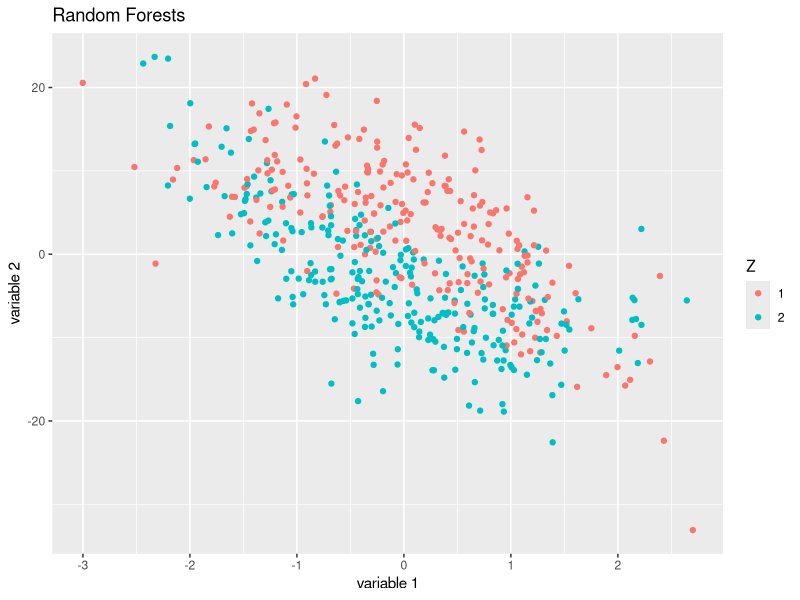
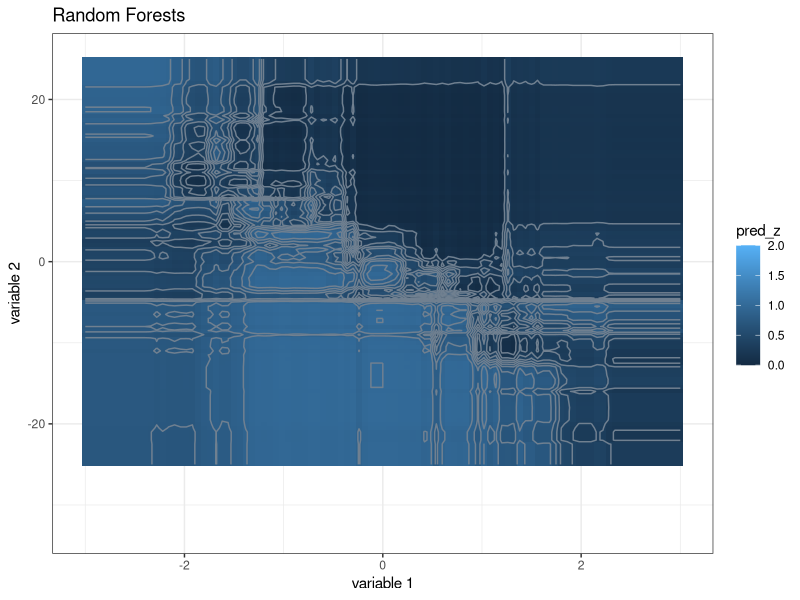
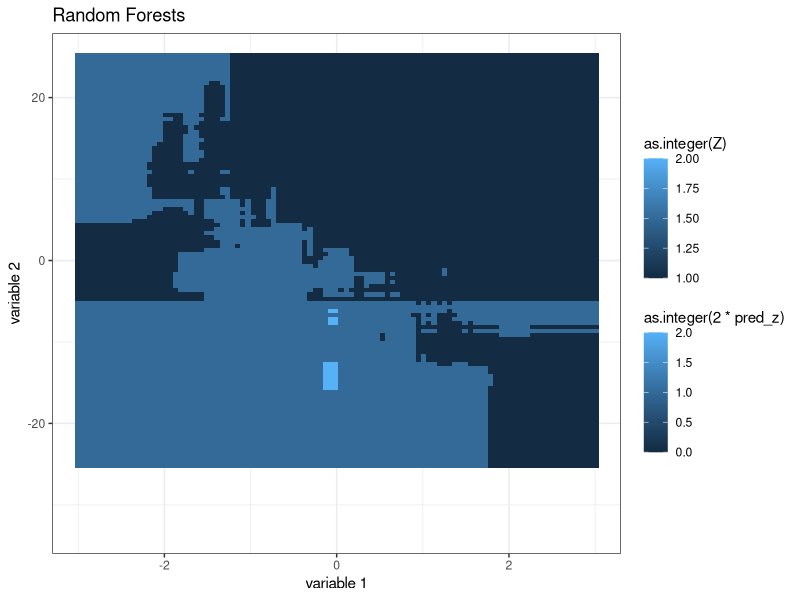

These figures' R source, in order: (Note: this script raises an error after producing the figures.)
###################################################
# Blog postings
# Charpentier, A. (2015, July 21). Choosing a classifier.
# Retrieved July 31, 2015
# from Freakonometrics: http://freakonometrics.hypotheses.org/20002
###################################################
library(ggplot2)
# Make dataset
n <- 500
set.seed(10)
X <- rnorm(n)
ma <- 10 - (X + 1.5) ^ 2*2
mb <- -10 + (X - 1.5) ^ 2*2
M <- cbind(ma,mb)
set.seed(10)
Z <- sample(1:2,size = n,replace = TRUE)
Y <- ma*(Z == 1) + mb*(Z == 2) + rnorm(n)*5
df <- data.frame(Z = as.factor(Z),X,Y)

df1 = training = df[1:300,]
df2 = testing  = df[301:500,]
#
# library(rpart) # code for Rpart
# fit <- rpart(Z ~ X + Y, data = df1)
# pred <- function(x,y) predict(fit,newdata = data.frame(X = x,Y = y))[,1]
# 
# fit = glm(Z ~ X + Y,data = df1, family = binomial)
# pred = function(x,y) {
#   predict(fit,newdata = data.frame(X = x,Y = y), type = "response")
# }
# library(MASS)
# fit = qda(Z ~ X+Y,data = df1, family = binomial)
# pred = function(x,y) {
#   predict(fit, newdata = data.frame(X = x,Y = y))$posterior[,2]
# }
#
# library(mgcv)
# fit = gam(Z ~ s(X,Y),data = df1,family = binomial)
# pred = function(x,y) {
#   predict(fit, newdata = data.frame(X = x, Y = y), type = "response")
# }
#
# library(caret)
# fit = knn3(Z ~ X + Y,data = df1, k = 9)
# pred = function(x,y) {
#   predict(fit,newdata = data.frame(X = x,Y = y))[,2]
# }

# Define prediction function
library(randomForest)
fit <- randomForest(Z ~ X + Y, data = df1)
pred <- function(x,y) predict(fit,newdata = data.frame(X = x,Y = y), type = "prob")[,2]

# Make predictions
vx <- seq(-3,3,length = 101)
vy <- seq(-25,25,length = 101)
z <- expand.grid(vx = seq(-3, 3, length = 101), vy = seq(-25, 25, length = 101), stringsAsFactors = FALSE)
z$pred_z <- pred(z$vx, z$vy)

# Plot data set
p <- ggplot(data = df, aes(x = X, y = Y, color = Z))
p <- p + geom_point()
p <- p + ggtitle("Random Forests")
p <- p + xlab("variable 1") + ylab("variable 2")
p

# Plot fit
p <- ggplot()
p <- p + geom_tile(data = z, aes(x = vx, y = vy, fill = pred_z))
p <- p + geom_contour(data = z, aes(x = vx, y = vy, z = pred_z), colour = "slategrey") 
p <- p + geom_point(data = df, aes(x = X, y = Y, fill = as.integer(Z)),
                    pch = 21, size = 5, colour = NA)
p <- p + theme_bw() + ggtitle("Random Forests")
p <- p + xlab("variable 1") + ylab("variable 2")
p

p <- ggplot()
p <- p + geom_point(data = z, aes(x = vx, y = vy, colour = as.integer(2*pred_z)), pch = 15, size = 2)
p <- p + geom_point(data = df, aes(x = X, y = Y, fill = as.integer(Z)),
                    pch = 21, size = 5, colour = NA)
p <- p + theme_bw() + ggtitle("Random Forests")
p <- p + xlab("variable 1") + ylab("variable 2")
p
################################################
# Some customised model plots:
plot(model_list$rpart_model, scales = list(x = list(log = 10)))
# A line plot of the average performance. The 'scales' argument is actually an 
# argument to xyplot that converts the x-axis to log-2 units.
plot(model_list$svm_model, scales = list(x = list(log = 2)))
rpart_tree <- as.party(model_list$rpart_model$finalModel)
plot(rpart_tree)
plot(model_list$ctree_model$finalModel)
plot(model_list$cubist_model, auto.key = list(columns = 4, lines = TRUE))

# Additional code for M5
rule_fit <- M5Rules(formula, data = data_set_train, control = Weka_control(M = 10))
rule_fit
